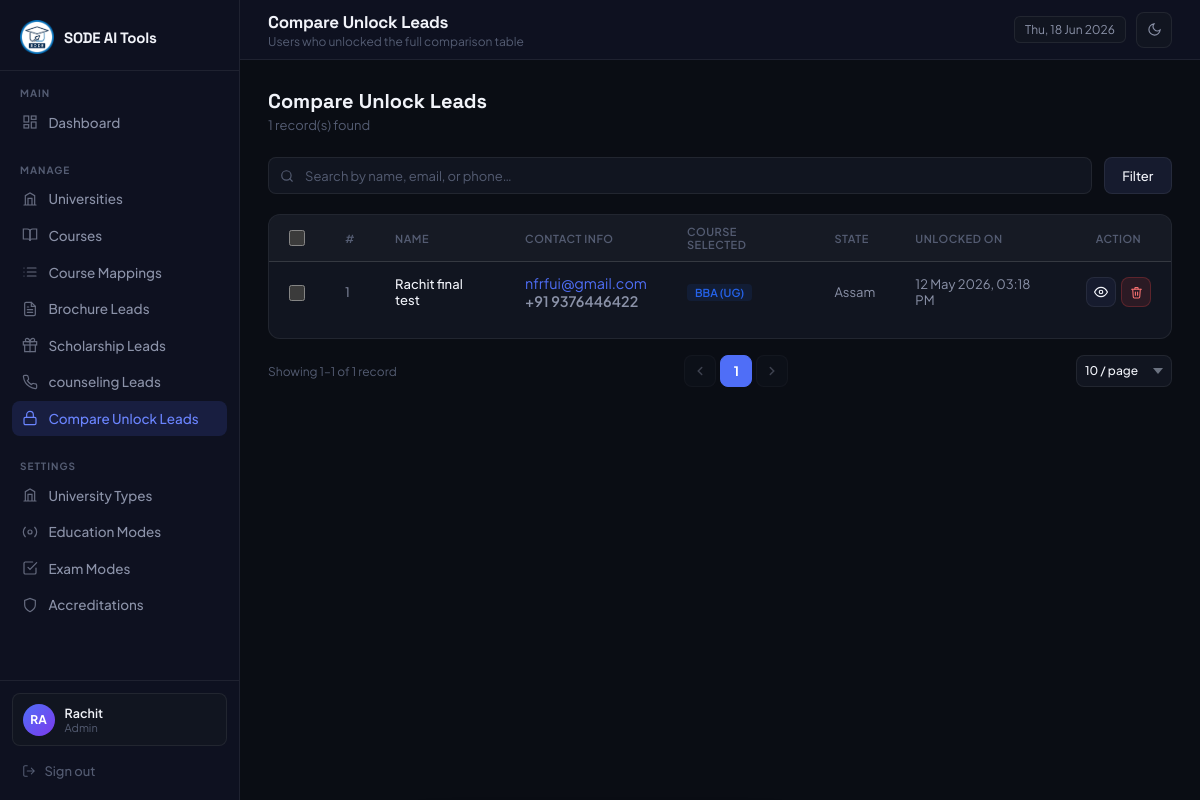
The app's page /admin/compare_unlock_leads.php (signed in) with its own data.
### tables this page shows
CREATE TABLE `compare_unlock_leads` (
  `id` int(11) NOT NULL,
  `name` varchar(150) NOT NULL,
  `email` varchar(200) NOT NULL,
  `country_code` varchar(10) DEFAULT '+91',
  `phone` varchar(20) NOT NULL,
  `course` varchar(200) DEFAULT NULL,
  `state` varchar(100) DEFAULT NULL,
  `page_url` text DEFAULT NULL,
  `user_ip` varchar(50) DEFAULT NULL,
  `created_at` datetime NOT NULL
);

### includes/helpers.php (called while the page is built, shortened)
<?php
function e(mixed $val): string {
    return htmlspecialchars((string)$val, ENT_QUOTES, 'UTF-8');
}

### admin/compare_unlock_leads.php (the view, shortened to what this page needs)
<?php
require_once '../includes/db.php';
require_once '../includes/helpers.php';
$search = trim($_GET['search'] ?? '');
$where = ["1 = 1"];
$params = [];
$sql = "SELECT id, name, email, country_code, phone, course, state, page_url, user_ip, created_at
        FROM compare_unlock_leads
        WHERE " . implode(' AND ', $where) . "
        ORDER BY created_at DESC";
try {
    $stmt = $pdo->prepare($sql);
    $stmt->execute($params);
    $leads = $stmt->fetchAll(PDO::FETCH_ASSOC);
} catch (PDOException $e) {
    $leads = [];
    if ($e->getCode() == '42S02') {
        $table_missing = true;
    }
}
?>
<!DOCTYPE html>
<html lang="en">
<head>
</head>
<body>
  <?php require_once __DIR__ . '/includes/sidebar.php'; ?>
  <main class="main">
    <?php require_once __DIR__ . '/includes/topbar.php'; ?>
    <div class="content">
      <div class="page-header">
        <div>
          <h3>Compare Unlock Leads</h3>
          <p><?= count($leads) ?> record(s) found</p>
        </div>
      </div>
      <div class="search-bar">
        <form method="GET" style="display:contents;">
          <div class="search-input-wrap" style="flex:1;">
            <input type="text" name="search" placeholder="Search by name, email, or phone…" value="<?= e($search) ?>" style="width:100%;">
          </div>
          <button type="submit" class="btn btn-secondary">Filter</button>
        </form>
      </div>
      <div class="panel">
        <div class="table-responsive">
          <table data-paginate>
          <thead>
            <tr>
              <th style="width:40px;"><input type="checkbox" class="bulk-cb" id="bulkSelectAll" title="Select All"></th>
              <th style="width:50px;">#</th>
              <th>Name</th>
              <th>Contact Info</th>
              <th>Course Selected</th>
              <th>State</th>
              <th>Unlocked On</th>
              <th style="width:80px; text-align:center;">Action</th>
            </tr>
          </thead>
          <tbody>
            <?php if ($leads): ?>
              <?php foreach ($leads as $i => $l): ?>
                <tr>
                  <td><input type="checkbox" class="bulk-cb bulk-row-cb" value="<?= $l['id'] ?>"></td>
                  <td data-label="#"><?= $i + 1 ?></td>
                  <td data-label="Name">
                      <div class="cell-name"><?= e($l['name']) ?></div>
                  </td>
                  <td data-label="Contact">
                      <div style="font-size:0.9rem;">
                          <div style="color:var(--accent);"><?= e($l['email']) ?></div>
                          <div style="color:var(--text-m); font-weight:600;"><?= e($l['country_code']) ?> <?= e($l['phone']) ?></div>
                      </div>
                  </td>
                  <td data-label="Course">
                      <span class="badge" style="background:rgba(37,99,235,0.1); color:#2563eb;">
                          <?= e($l['course'] ?: 'N/A') ?>
                      </span>
                  </td>
                  <td data-label="State"><?= e($l['state'] ?: 'N/A') ?></td>
                  <td data-label="Unlocked On"><?= date('d M Y, h:i A', strtotime($l['created_at'])) ?></td>
                  <td data-label="Action">
                    <div class="action-col" style="justify-content:center; gap:5px;">
                      <a href="compare_unlock_lead_view.php?id=<?= $l['id'] ?>" class="btn btn-secondary btn-sm btn-icon" title="View Details">
                        <svg width="14" height="14" viewBox="0 0 24 24" fill="none" stroke="currentColor" stroke-width="2" stroke-linecap="round"><path d="M1 12s4-8 11-8 11 8 11 8-4 8-11 8-11-8-11-8z"/><circle cx="12" cy="12" r="3"/></svg>
                      </a>
                      <form method="POST" style="display:inline;">
                        <button type="submit" class="btn btn-danger btn-sm btn-icon" title="Delete Lead" data-confirm="Delete compare unlock lead for '<?= e($l['name']) ?>'? This cannot be undone.">
                          <svg width="13" height="13" viewBox="0 0 24 24" fill="none" stroke="currentColor" stroke-width="2" stroke-linecap="round"><polyline points="3 6 5 6 21 6" /><path d="M19 6l-1 14a2 2 0 0 1-2 2H8a2 2 0 0 1-2-2L5 6" /><path d="M10 11v6M14 11v6" /><path d="M9 6V4a1 1 0 0 1 1-1h4a1 1 0 0 1 1 1v2" /></svg>
                        </button>
                      </form>
                    </div>
                  </td>
                </tr>
              <?php endforeach; ?>
            <?php endif; ?>
          </tbody>
          </table>
        </div>
      </div>
      <div class="pagination-wrap" id="paginationWrap" data-perpage="10">
        <span class="pagination-info" id="paginationInfo"></span>
        <div class="pagination-controls" id="paginationControls"></div>
        <div class="pg-perpage-wrap">
          <select class="pg-perpage-select" id="pgPerPage">
            <option value="10">10 / page</option>
          </select>
        </div>
      </div>
    </div>
  </main>
</body>
</html>

### admin/includes/layout_head.php (style rules this page uses)
*, *::before, *::after { box-sizing: border-box; margin: 0; padding: 0; }
:root { color-scheme: dark; --bg: #0a0d14; --sidebar: #0e1120; --surface: #111520; --surface-h: #161b2e; --border: rgba(255, 255, 255, 0.07); --border-h: rgba(255, 255, 255, 0.13); --accent: #4f6ef7; --accent-h: #6b85ff; --accent-g: #7c3aed; --text: #f1f3f9; --text-m: #8b92a8; --text-s: #545c72; --success: #22c55e; --warning: #f59e0b; --danger: #ef4444; --radius: 12px; --radius-sm: 8px; --sidebar-w: 240px; }
select option { background: var(--surface); color: var(--text); }
body { font-family: 'Plus Jakarta Sans', sans-serif; background: var(--bg); color: var(--text); display: flex; min-height: 100vh; font-size: 14px; transition: background 0.2s, color 0.2s; overflow-x: hidden; }
.main { margin-left: var(--sidebar-w); flex: 1; display: flex; flex-direction: column; min-height: 100vh; min-width: 0; }
.content { padding: 1.75rem; flex: 1; min-width: 0; max-width: 100%; overflow-x: hidden; }
.panel { background: var(--surface); border: 1px solid var(--border); border-radius: var(--radius); overflow: hidden; }
table { width: 100%; border-collapse: collapse; }
table th { padding: 0.625rem 1.25rem; font-size: 11px; font-weight: 600; letter-spacing: 0.5px; text-transform: uppercase; color: var(--text-s); text-align: left; border-bottom: 1px solid var(--border); background: rgba(255, 255, 255, 0.02); }
table td { padding: 0.75rem 1.25rem; font-size: 13px; border-bottom: 1px solid var(--border); color: var(--text-m); }
table tr:last-child td { border-bottom: none; }
table td .cell-name { color: var(--text); font-weight: 500; }
.table-responsive, .table-scroll { width: 100%; margin-bottom: 1rem; border-radius: var(--radius-sm); }
.table-responsive table, .table-scroll table { min-width: 100%; }
.table-responsive table th, .table-scroll table th, .table-responsive table td, .table-scroll table td { white-space: normal; }
.badge { display: inline-block; padding: 2px 8px; border-radius: 4px; font-size: 11px; font-weight: 600; }
.btn { display: inline-flex; align-items: center; gap: 7px; padding: 0.6rem 1.1rem; border-radius: var(--radius-sm); font-size: 13px; font-weight: 500; font-family: inherit; cursor: pointer; transition: opacity 0.2s, transform 0.15s, background 0.15s; text-decoration: none; border: 1px solid transparent; }
.btn-secondary { background: var(--surface-h); color: var(--text); border-color: var(--border); }
.btn-danger { background: rgba(239, 68, 68, 0.12); color: #f87171; border-color: rgba(239, 68, 68, 0.25); }
.btn-sm { padding: 0.35rem 0.7rem; font-size: 12px; }
.btn-icon { padding: 0.4rem; width: 30px; height: 30px; justify-content: center; }
.page-header { display: flex; align-items: center; justify-content: space-between; margin-bottom: 1.5rem; }
.page-header h3 { font-family: 'Space Grotesk', sans-serif; font-size: 20px; font-weight: 700; }
.page-header p { font-size: 13px; color: var(--text-s); margin-top: 3px; }
.search-bar { display: flex; gap: 0.75rem; margin-bottom: 1.25rem; flex-wrap: wrap; align-items: center; }
.search-input-wrap { position: relative; flex: 1; min-width: 200px; }
.search-input-wrap input { width: 100%; padding: 0.6rem 0.875rem 0.6rem 2.25rem; background: var(--surface); border: 1px solid var(--border); border-radius: var(--radius-sm); font-size: 13px; font-family: inherit; color: var(--text); outline: none; transition: border-color 0.2s; }
.search-input-wrap input::placeholder { color: var(--text-s); }
.action-col { display: flex; gap: 6px; align-items: center; }
.bulk-cb { width: 16px; height: 16px; accent-color: var(--accent); cursor: pointer; vertical-align: middle; }
.pagination-wrap { display: flex; align-items: center; justify-content: space-between; flex-wrap: wrap; gap: 0.75rem; padding: 1rem 0 0.25rem; }
.pagination-info { font-size: 12px; color: var(--text-s); }
.pagination-controls { display: flex; align-items: center; gap: 4px; }
.pg-perpage-wrap { display: flex; align-items: center; gap: 6px; font-size: 12px; color: var(--text-s); }
.pg-perpage-select { background: var(--surface); border: 1px solid var(--border); border-radius: 8px; color: var(--text); font-size: 12px; font-family: inherit; font-weight: 500; padding: 4px 24px 4px 8px; height: 32px; cursor: pointer; appearance: none; -webkit-appearance: none; background-repeat: no-repeat; background-position: right 8px center; outline: none; transition: border-color 0.18s; }

### records on screen
compare_unlock_leads: name "Rachit final test", email "nfrfui@gmail.com", country_code "+91", phone "9376446422", course "BBA (UG)", state "Assam", created_at "12 May 2026, 03:18 PM"

### other values on screen
substr($_SESSION['admin_name'], 0, 2) "RA"
$_SESSION['admin_name'] "Rachit"
$_SESSION['admin_role'] "Admin"
$page_title "Compare Unlock Leads"
$page_subtitle "Users who unlocked the full comparison table"
